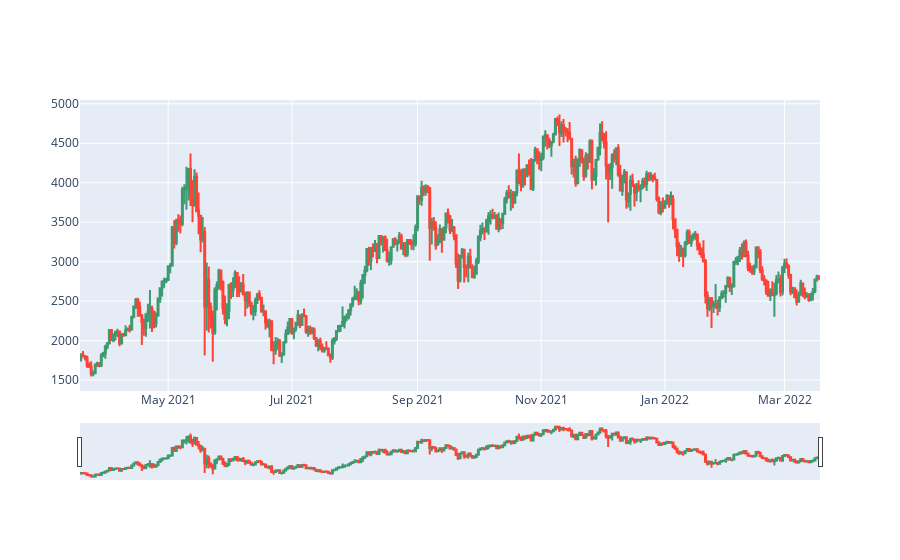

Notebook code for this chart:
### Code cell
fig = go.Figure(data=[go.Candlestick(x=df.index,
                open=df['open'],
                high=df['high'],
                low=df['low'],
                close=df['close'])
                ])


fig.show()

### Figure 1 — Plotly figure (JSON) as saved in the notebook; plotly's stock layout.template omitted (floating-point values rounded to 4 significant figures; data arrays with more than 128 entries replaced by an {"elided": "..."} marker saying what was removed)
{"data": [{"close": {"elided": "365 float values"}, "high": {"elided": "365 float values"}, "low": {"elided": "365 float values"}, "open": {"elided": "365 float values"}, "type": "candlestick", "x": {"elided": "365 str values"}}], "layout": {}}
